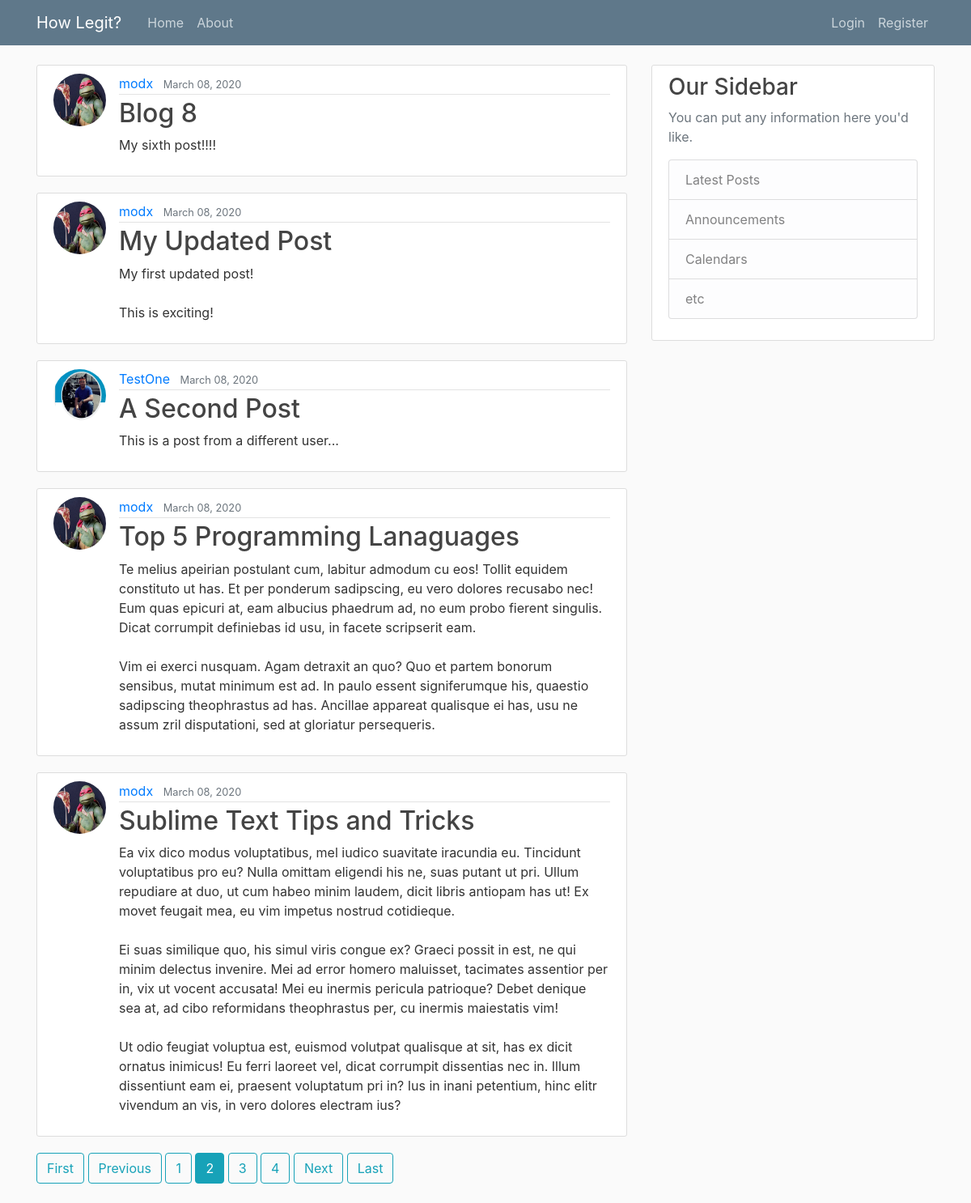
Screenshot of /?page=2 with the database file from the repository.
### blog/models.py (models this page shows, shortened)
class Post(models.Model):
    title = models.CharField(max_length=100)
    content = models.TextField()
    date_posted = models.DateTimeField(default=timezone.now)
    author = models.ForeignKey(User, on_delete=models.CASCADE)

### users/models.py (models this page shows, shortened)
class Profile(models.Model):
    user = models.OneToOneField(User, on_delete=models.CASCADE)
    image = models.ImageField(default='default.png', upload_to='profile_pics')

### blog/views.py (the view)
# urls.py: path('', PostListView.as_view(), name='blog-home'),
class PostListView(ListView):
    model = Post
    template_name = 'blog/home.html'
    context_object_name = 'posts'
    paginate_by = 5

### blog/templates/blog/home.html
{% extends "blog/base.html" %}
{% block content %}
    {% for post in posts %}
        <article class="media content-section">
            <img class="rounded-circle article-img" src="{{ post.author.profile.image.url }}">
            <div class="media-body">
                <div class="article-metadata">
                    <a class="mr-2" href="{% url 'user-posts' post.author.username %}">{{ post.author }}</a>
                    <small class="text-muted">{{ post.date_posted | date:"F d, Y" }}</small>
                 </div>
                    <h2><a class="article-title" href="{% url 'post-detail' post.id %}">{{ post.title }}</a></h2>
                    <p class="article-content">{{ post.content }}</p>
            </div>
        </article>
    {% endfor %}
    {% if is_paginated %}
        {% if page_obj.has_previous %}
            <a class="btn btn-outline-info mb-4" href="?page=1">First</a>
            <a class="btn btn-outline-info mb-4" href="?page={{ page_obj.previous_page_number }}">Previous</a>
        {% endif %}
        {% for num in page_obj.paginator.page_range %}
            {% if page_obj.number == num %}
            <a class="btn btn-info mb-4" href="?page={{ num }}">{{ num }}</a>
            {% elif num > page_obj.number|add:'-3' and num < page_obj.number|add:'3' %}
            <a class="btn btn-outline-info mb-4" href="?page={{ num }}">{{num }}</a>
            {% endif %}
        {% endfor %}
        {% if page_obj.has_next %}
            <a class="btn btn-outline-info mb-4" href="?page={{ page_obj.next_page_number }}">Next</a>
            <a class="btn btn-outline-info mb-4" href="?page={{ page_obj.paginate.num_pages }}">Last</a>
        {% endif %}
    {% endif %}
{% endblock content %}

### blog/static/blog/main.css (style rules this page uses)
body { background: #fafafa; color: #333333; margin-top: 5rem; }
h1, h2, h3, h4, h5, h6 { color: #444444; }
.content-section { background: #ffffff; padding: 10px 20px; border: 1px solid #dddddd; border-radius: 3px; margin-bottom: 20px; }
.article-title { color: #444444; }
.article-content { white-space: pre-line; }
.article-img { height: 65px; width: 65px; margin-right: 16px; }
.article-metadata { padding-bottom: 1px; margin-bottom: 4px; border-bottom: 1px solid #e3e3e3 }

### rows the page displays
Post: author.profile.image (picture), author "modx", date_posted "March 08, 2020", title "Blog 8", content "My sixth post!!!!"
Post: author.profile.image (picture), author "modx", date_posted "March 08, 2020", title "My Updated Post", content "My first updated post! This is exciting!"
Post: author.profile.image (picture), author "TestOne", date_posted "March 08, 2020", title "A Second Post", content "This is a post from a different user..."
Post: author.profile.image (picture), author "modx", date_posted "March 08, 2020", title "Top 5 Programming Lanaguages", content "Te melius apeirian postulant cum, labitur admodum cu eos! Tollit equidem constituto ut has. Et per ponderum sadipscing, eu vero dolores recusabo nec! Eum quas epicuri at, eam albucius phaedrum ad, no eum probo fierent singulis. Dicat corrumpit definiebas id usu, in facete scripserit eam. Vim ei exerci nusquam. Agam detraxit an quo? Quo et partem bonorum sensibus, mutat minimum est ad. In paulo essent signiferumque his, quaestio sadipscing theophrastus ad has. Ancillae appareat qualisque ei has, usu ne assum zril disputationi, sed at gloriatur persequeris."
Post: author.profile.image (picture), author "modx", date_posted "March 08, 2020", title "Sublime Text Tips and Tricks", content "Ea vix dico modus voluptatibus, mel iudico suavitate iracundia eu. Tincidunt voluptatibus pro eu? Nulla omittam eligendi his ne, suas putant ut pri. Ullum repudiare at duo, ut cum habeo minim laudem, dicit libris antiopam has ut! Ex movet feugait mea, eu vim impetus nostrud cotidieque. Ei suas similique quo, his simul viris congue ex? Graeci possit in est, ne qui minim delectus invenire. Mei ad error homero maluisset, tacimates assentior per in, vix ut vocent accusata! Mei eu inermis pericula patrioque? Debet denique sea at, ad cibo reformidans theophrastus per, cu inermis maiestatis vim! Ut odio feugiat voluptua est, euismod volutpat qualisque at sit, has ex dicit ornatus inimicus! Eu…"

### other values shown
{{ num }} "1" "3" "4"
{{ num }} "2"
